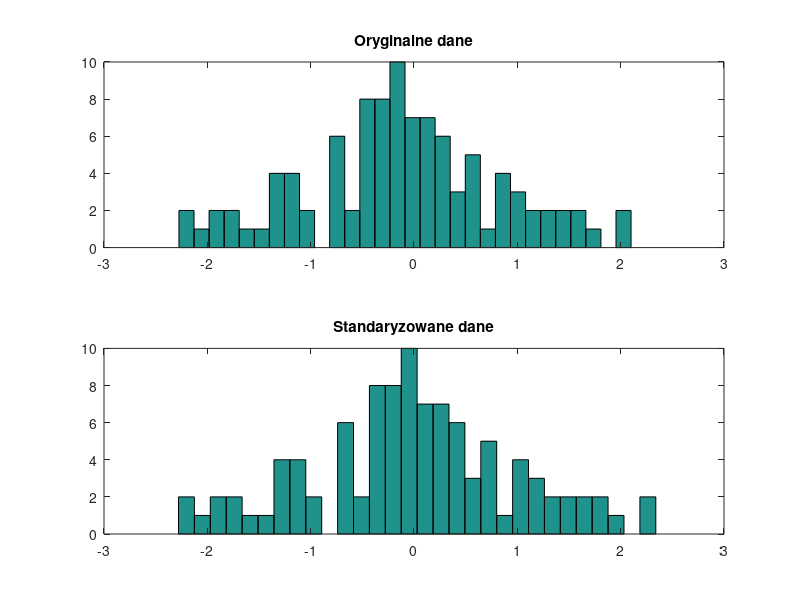

The MATLAB script that drew this image:
%    Standaryzacja      %
%     zm. losowej       %
clear;clc;close;

dane = randn(100, 1);

mi = mean(dane);

sigma = std(dane);

std_dane = (dane - mi) / sigma;

figure;
subplot(2,1,1);
hist(dane, 30);
title('Oryginalne dane');

subplot(2,1,2);
hist(std_dane, 30);
title('Standaryzowane dane');


%%%%%%%%% DOWÓD %%%%%%%%%%%%%%%%%

srednia_obl = mean(std_dane);
odchylenie_obl = std(std_dane);

disp(['Średnia: ', num2str(srednia_obl)]);
disp(['Odchylenie standardowe: ', num2str(odchylenie_obl)]);

